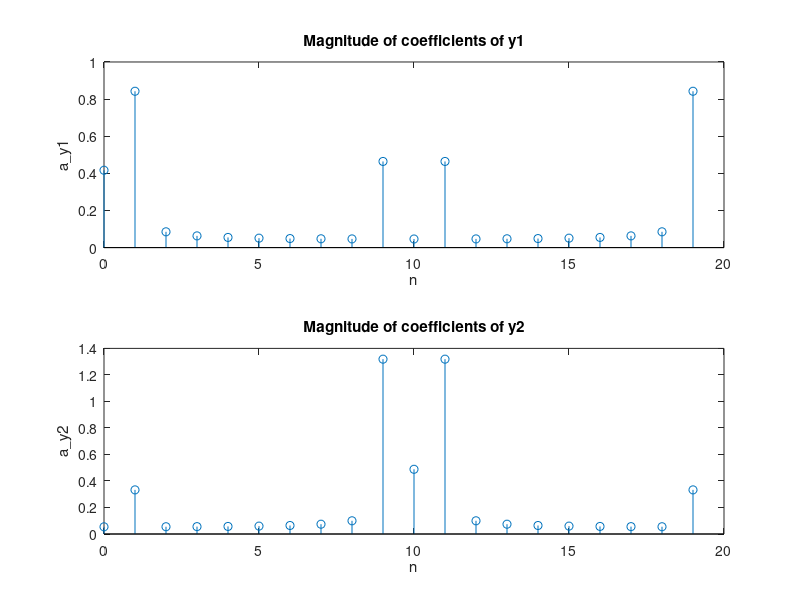

Recreate this plot in MATLAB.
k = 0:19;
% range for input
n = -20:99;
a_x = [0 -1/2 zeros(1, 7) 3/4 0 3/4 zeros(1, 7) -1/2];
x_20 = 20 * ifft(a_x);
x = [x_20 x_20 x_20 x_20 x_20 x_20];

% System1
a1 = [1 -0.8];
b1 = 1;
y1 = filter(b1, a1, x);
y1_20 = y1(1:20);
% System2
a2 = [1 0.8];
b2 = 1;
y2 = filter(b2, a2, x);
y2_20 = y2(1:20);

a_y1 = (1/20) * fft(y1_20);
a_y2 = (1/20) * fft(y2_20);

subplot(2, 1, 1)
stem(k, abs(real(a_y1)))
xlabel('n')
ylabel('a_y1', 'Interpreter', 'none')
title('Magnitude of coefficients of y1')

subplot(2, 1, 2)
stem(k, abs(real(a_y2)))
xlabel('n')
ylabel('a_y2', 'Interpreter', 'none')
title('Magnitude of coefficients of y2')
